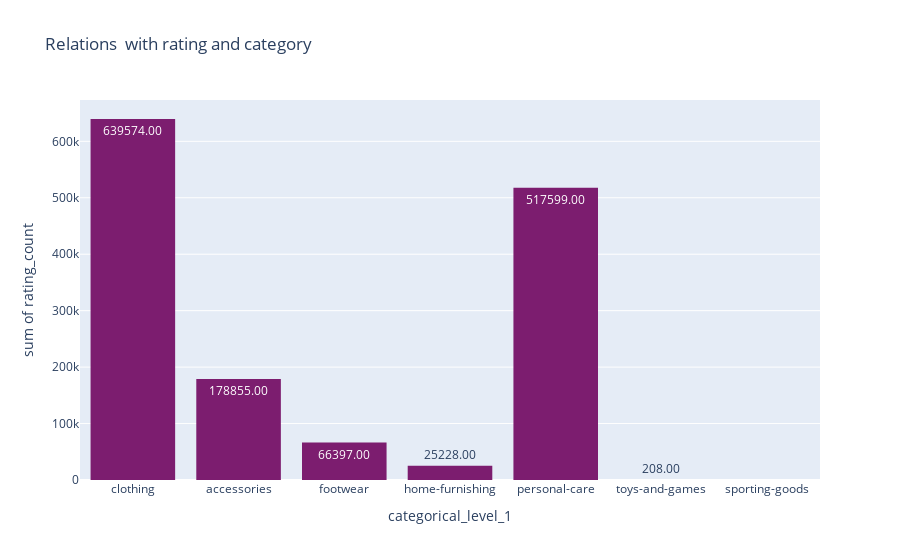

Notebook source saved alongside this figure:
### Code cell
vtitle='Relations  with rating and category'
vfigure=px.histogram(data_frame=df[~df['categorical_level_1'].isin( ['Not Specified','free-items'])],x='categorical_level_1',y='rating_count',text_auto='.2f',title=vtitle,color_discrete_sequence=colour_theme)
vtitle = vtitle.replace(' ','_')
pyo.plot(vfigure,filename=f'{graph_path}/{vtitle}.html',auto_open=False)
vfigure.show()

### Figure 1 — Plotly figure (JSON) as saved in the notebook; plotly's stock layout.template omitted (floating-point values rounded to 4 significant figures; data arrays with more than 128 entries replaced by an {"elided": "..."} marker saying what was removed)
{"data": [{"bingroup": "x", "histfunc": "sum", "hovertemplate": "categorical_level_1=%{x}<br>sum of rating_count=%{y}<extra></extra>", "legendgroup": "", "marker": {"color": "rgb(124, 29, 111)", "pattern": {"shape": ""}}, "name": "", "orientation": "v", "showlegend": false, "texttemplate": "%{value:.2f}", "type": "histogram", "x": {"elided": "21826 str values"}, "xaxis": "x", "y": {"elided": "21826 int values"}, "yaxis": "y"}], "layout": {"barmode": "relative", "legend": {"tracegroupgap": 0}, "title": {"text": "Relations  with rating and category"}, "xaxis": {"anchor": "y", "domain": [0, 1], "title": {"text": "categorical_level_1"}}, "yaxis": {"anchor": "x", "domain": [0, 1], "title": {"text": "sum of rating_count"}}}}
